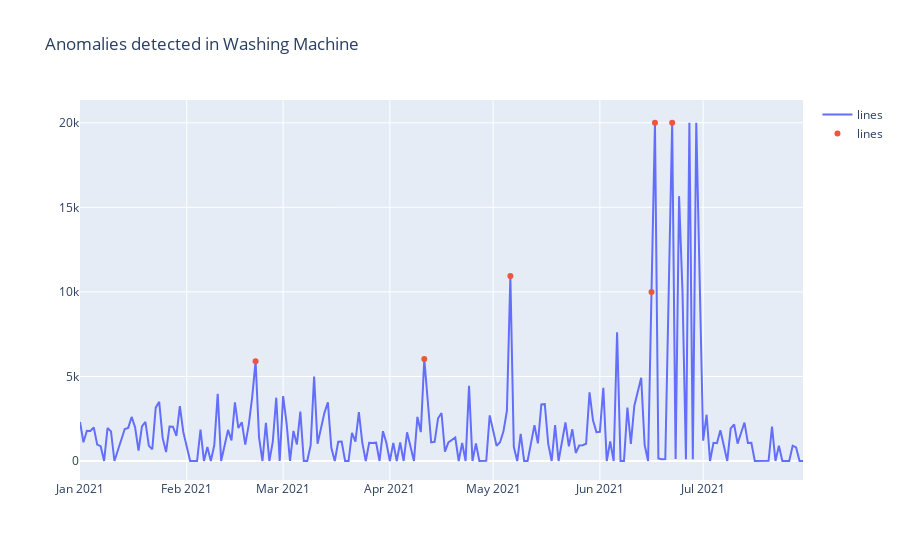

Notebook cell for this chart:
### Code cell
import plotly.graph_objects as go
fig = go.Figure()
df_anoms = df1[df1['wm_zscore'] > 3]
fig.add_trace(go.Scatter(x=df1['Date'], y=df1['Washing Machine'],
                    mode='lines',
                    name='lines'))
fig.add_trace(go.Scatter(x=df_anoms['Date'], y=df_anoms['Washing Machine'],
                    mode='markers',
                    name='lines'))
fig.update_layout(title='Anomalies detected in Washing Machine')

### Figure 1 — Plotly figure (JSON) as saved in the notebook; plotly's stock layout.template omitted (floating-point values rounded to 4 significant figures; data arrays with more than 128 entries replaced by an {"elided": "..."} marker saying what was removed)
{"data": [{"mode": "lines", "name": "lines", "type": "scatter", "x": {"elided": "203 str values"}, "y": {"elided": "203 float values"}}, {"mode": "markers", "name": "lines", "type": "scatter", "x": ["2021-02-21T00:00:00.000000000", "2021-04-11T00:00:00.000000000", "2021-05-06T00:00:00.000000000", "2021-06-16T00:00:00.000000000", "2021-06-17T00:00:00.000000000", "2021-06-22T00:00:00.000000000"], "y": [5905.0, 6029.0, 10930.0, 10000.0, 20000.0, 20000.0]}], "layout": {"title": {"text": "Anomalies detected in Washing Machine"}}}
